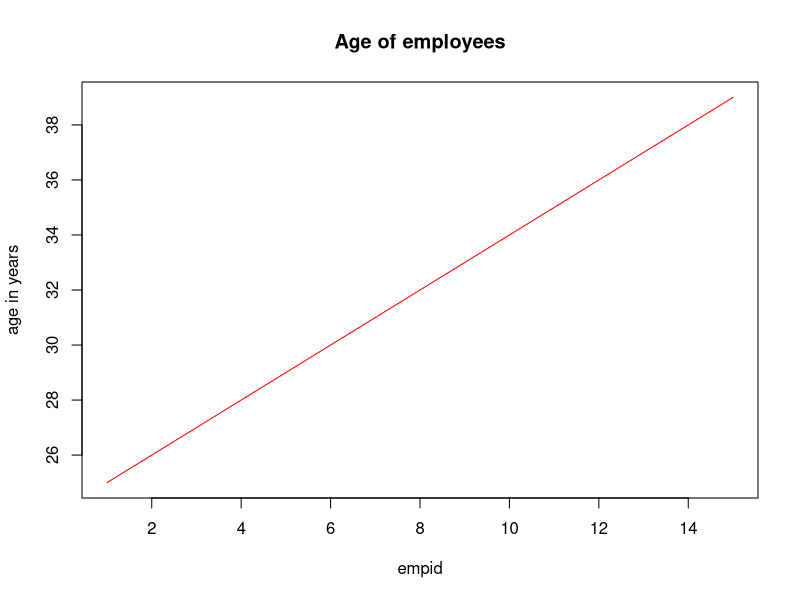
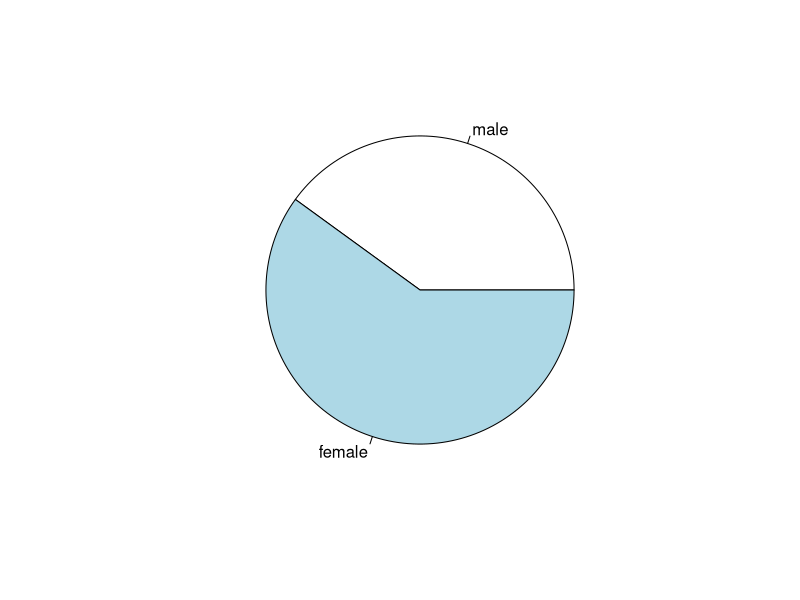
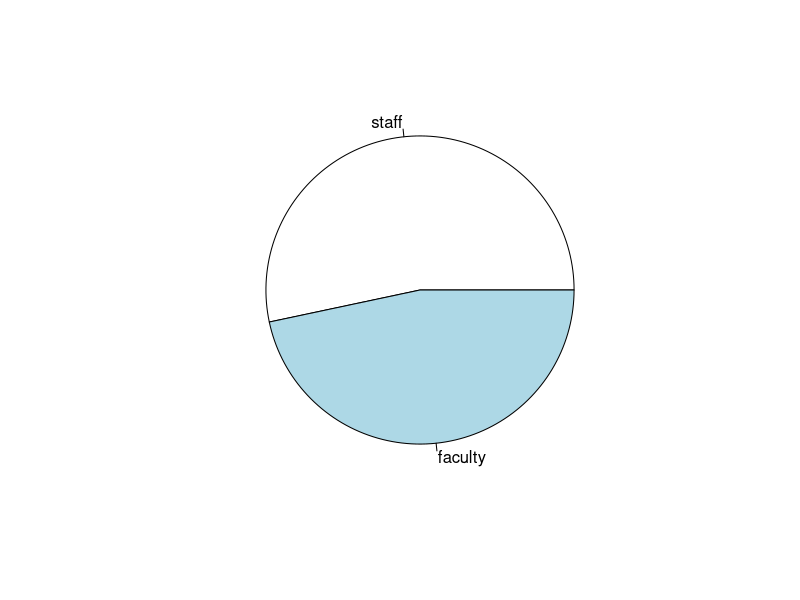
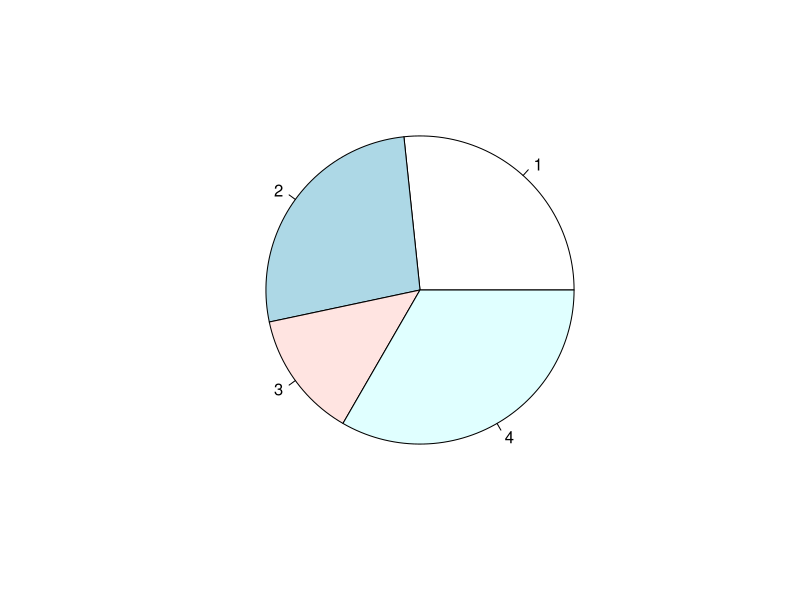
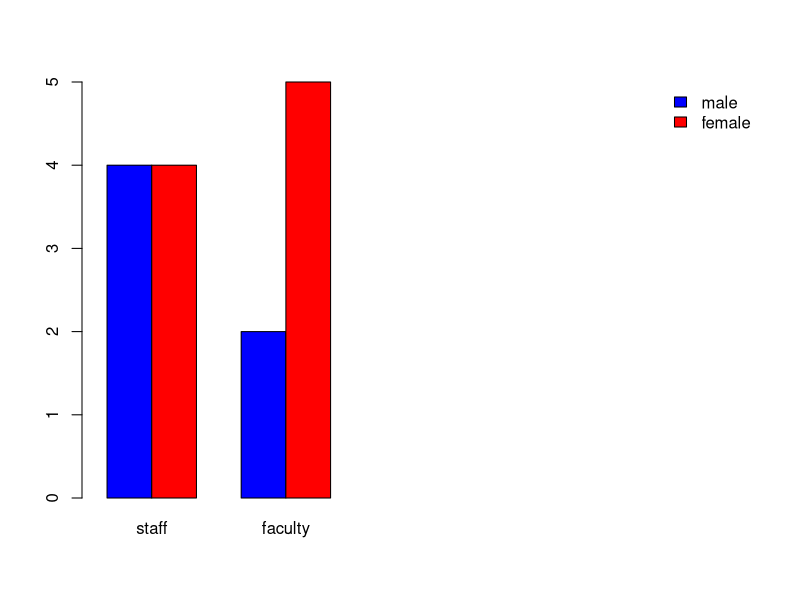
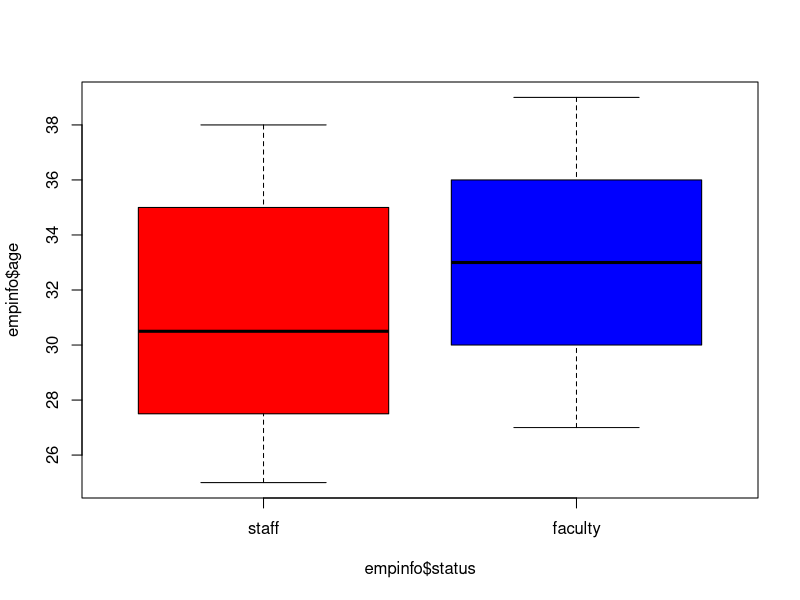

Here is the R script that generated these plots, in order:
# Aim:

#create a vector empid
empid = c(1,2,3,4,5,6,7,8,9,10,11,12,13,14,15)
empid

#create a vector age
age = c(25,26,27,28,29,30,31,32,33,34,35,36,37,38,39)
 age
 #create a vector gender
 gender = c(1,0,1,1,1,0,0,1,1,1,1,0,0,1,0)
 gender
 
 #create a vector status
status = c(1,1,2,2,1,1,1,2,2,1,2,1,2,1,2)
status

# reporting a data frame (Combining vectors) 
empinfo = data.frame(empid,age,gender,status)
empinfo

# Labeling character to numeric 
empinfo$gender = factor(empinfo$gender,labels=c("male","female"))
empinfo$gender

empinfo$status=factor(empinfo$status,labels=c("staff","faculty"))
empinfo$status

empinfo

#Extract female data
female = subset(empinfo,empinfo$gender=="female")
female

# Extract male data
male = subset(empinfo,empinfo$gender=="male")
male

# Summary statistics for empinfo data
summary(empinfo)

# Summary statistics of male,female and age
summary(male)

summary(female)

summary(age)

# Creating table
table1 = table(empinfo$gender)
table1

table2 = table(empinfo$status)
table2

# Creating table(two-way)
table3 = table(empinfo$gender,empinfo$status)
table3

# Graphical representation (scatterplot)
plot(empinfo$age,type="l",main="Age of employees",xlab="empid",ylab="age in years",col="red")

# Graphical represtation (Pie chart)
pie(table1)

pie(table2)

pie(table3)

# Graphical represtation (Bar plot)
barplot(table3,beside=T,xlim=c(1,15),ylim=c(0,5),col=c("blue","red"))
legend("topright",legend=rownames(table3),fill=c("blue","red"),bty="n")

# Graphical representation (Box plot)
boxplot(empinfo$age~empinfo$status,col=c("red","blue"))

#Conlusion:
#Different alignment of data set and various graphical representation in R have been explored and executed
